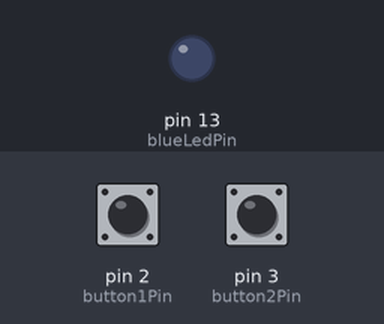
This sketch was run on a simulated Arduino Uno, built with avr-gcc and run on an emulated ATmega328P. On the bench: output pins drawn as LEDs (lit = HIGH). The test bench sets the inputs (shaded band); at power-on: pin 2 (button1Pin) LOW, pin 3 (button2Pin) LOW.

Above: at 1.2 s.
1.3 s: pin 2 (button1Pin) pulled HIGH for 0.15 s
At 1.37 s:
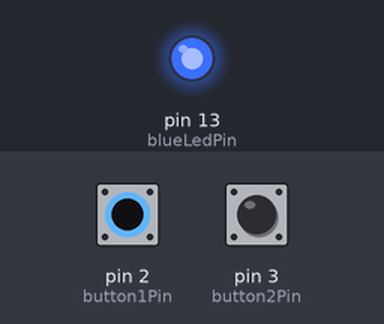
2.9 s: pin 2 (button1Pin) pulled HIGH for 3.2 s
At 7.0 s:
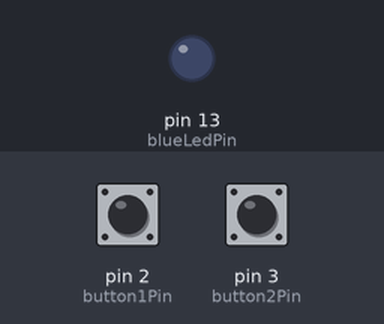
Timing chart, 0 to 8.5 s (numbered marks = the images above; inputs shaded):
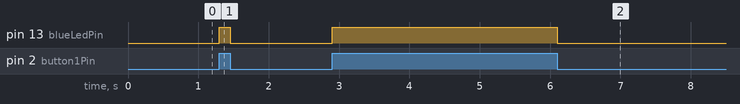

The sketch:

level-2.ino
```cpp
int blueLedPin = 13;
int redLedPin = 12;
int button1Pin = 2;
int button2Pin = 3;


void setup() {
    pinMode(blueLedPin, OUTPUT);
    pinMode(button1Pin, INPUT);
}

void loop() {
    if (digitalRead(button1Pin) == HIGH) {
        digitalWrite(blueLedPin, HIGH);
    } else {
		digitalWrite(blueLedPin, LOW);
	}

    if (digitalRead(button2Pin) == HIGH) {
        digitalWrite(redLedPin, HIGH);
    } else {
		digitalWrite(redLedPin, LOW);
	}
}
```

Measured:
- after the input at 1.3 s, pin 13 (blueLedPin): LOW → HIGH at once, → LOW 0.15 s later
- after the input at 2.9 s, pin 13 (blueLedPin): LOW → HIGH at once, → LOW 3.2 s later
